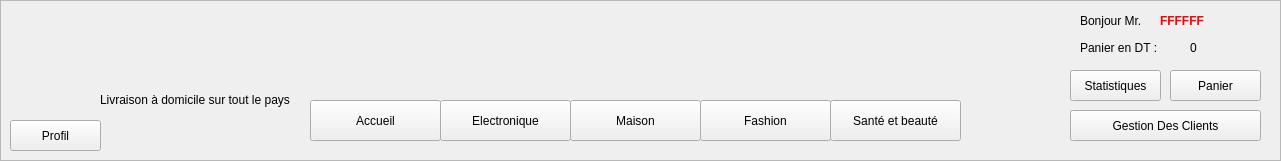
   <widget class="QFrame" name="frame">
    <property name="geometry">
     <rect>
      <x>10</x>
      <y>0</y>
      <width>1281</width>
      <height>161</height>
     </rect>
    </property>
    <property name="frameShape">
     <enum>QFrame::StyledPanel</enum>
    </property>
    <property name="frameShadow">
     <enum>QFrame::Raised</enum>
    </property>
    <widget class="QLabel" name="logopic1">
     <property name="geometry">
      <rect>
       <x>10</x>
       <y>0</y>
       <width>311</width>
       <height>111</height>
      </rect>
     </property>
     <property name="text">
      <string/>
     </property>
    </widget>
    <widget class="QPushButton" name="navbar_Sant">
     <property name="geometry">
      <rect>
       <x>830</x>
       <y>100</y>
       <width>131</width>
       <height>41</height>
      </rect>
     </property>
     <property name="text">
      <string>Santé et beauté</string>
     </property>
    </widget>
    <widget class="QPushButton" name="navbar_Elect">
     <property name="geometry">
      <rect>
       <x>440</x>
       <y>100</y>
       <width>131</width>
       <height>41</height>
      </rect>
     </property>
     <property name="text">
      <string>Electronique</string>
     </property>
    </widget>
    <widget class="QPushButton" name="navbar_Mais">
     <property name="geometry">
      <rect>
       <x>570</x>
       <y>100</y>
       <width>131</width>
       <height>41</height>
      </rect>
     </property>
     <property name="text">
      <string>Maison</string>
     </property>
    </widget>
    <widget class="QLabel" name="navbar_livraison">
     <property name="geometry">
      <rect>
       <x>100</x>
       <y>90</y>
       <width>241</width>
       <height>20</height>
      </rect>
     </property>
     <property name="text">
      <string>Livraison à domicile sur tout le pays</string>
     </property>
    </widget>
    <widget class="QPushButton" name="navbar_Accueil">
     <property name="geometry">
      <rect>
       <x>310</x>
       <y>100</y>
       <width>131</width>
       <height>41</height>
      </rect>
     </property>
     <property name="text">
      <string>Accueil</string>
     </property>
    </widget>
    <widget class="QLabel" name="navbar_card">
     <property name="geometry">
      <rect>
       <x>1000</x>
       <y>10</y>
       <width>71</width>
       <height>51</height>
      </rect>
     </property>
     <property name="text">
      <string/>
     </property>
    </widget>
    <widget class="QPushButton" name="navbar_Fash">
     <property name="geometry">
      <rect>
       <x>700</x>
       <y>100</y>
       <width>131</width>
       <height>41</height>
      </rect>
     </property>
     <property name="text">
      <string>Fashion</string>
     </property>
    </widget>
    <widget class="QLabel" name="label">
     <property name="geometry">
      <rect>
       <x>1080</x>
       <y>10</y>
       <width>81</width>
       <height>21</height>
      </rect>
     </property>
     <property name="text">
      <string>Bonjour Mr.</string>
     </property>
    </widget>
    <widget class="QLabel" name="nom_agent">
     <property name="geometry">
      <rect>
       <x>1160</x>
       <y>10</y>
       <width>81</width>
       <height>21</height>
      </rect>
     </property>
     <property name="styleSheet">
      <string notr="true">#nom_agent {
color : red ; 
font-weight : bold ; 

}</string>
     </property>
     <property name="text">
      <string>FFFFFF</string>
     </property>
    </widget>
    <widget class="QPushButton" name="navbar_Sant_2">
     <property name="geometry">
      <rect>
       <x>10</x>
       <y>120</y>
       <width>91</width>
       <height>31</height>
      </rect>
     </property>
     <property name="text">
      <string>Profil</string>
     </property>
    </widget>
    <widget class="QLabel" name="label_3">
     <property name="geometry">
      <rect>
       <x>1080</x>
       <y>40</y>
       <width>101</width>
       <height>16</height>
      </rect>
     </property>
     <property name="text">
      <string>Panier en DT : </string>
     </property>
    </widget>
    <widget class="QLabel" name="total_panier">
     <property name="geometry">
      <rect>
       <x>1190</x>
       <y>40</y>
       <width>56</width>
       <height>16</height>
      </rect>
     </property>
     <property name="text">
      <string>0</string>
     </property>
    </widget>
    <widget class="QPushButton" name="navbar_Sant_3">
     <property name="geometry">
      <rect>
       <x>1170</x>
       <y>70</y>
       <width>91</width>
       <height>31</height>
      </rect>
     </property>
     <property name="text">
      <string>Panier</string>
     </property>
    </widget>
    <widget class="QLabel" name="label_4">
     <property name="geometry">
      <rect>
       <x>10</x>
       <y>220</y>
       <width>91</width>
       <height>16</height>
      </rect>
     </property>
     <property name="text">
      <string>Prix  en DT : </string>
     </property>
    </widget>
    <widget class="QLabel" name="prix_item1">
     <property name="geometry">
      <rect>
       <x>100</x>
       <y>220</y>
       <width>56</width>
       <height>16</height>
      </rect>
     </property>
     <property name="text">
      <string>100</string>
     </property>
    </widget>
    <widget class="QPushButton" name="item_1">
     <property name="geometry">
      <rect>
       <x>10</x>
       <y>240</y>
       <width>111</width>
       <height>28</height>
      </rect>
     </property>
     <property name="text">
      <string>Ajouter au Pannier</string>
     </property>
    </widget>
    <widget class="QPushButton" name="navbar_Sant_4">
     <property name="geometry">
      <rect>
       <x>1070</x>
       <y>110</y>
       <width>191</width>
       <height>31</height>
      </rect>
     </property>
     <property name="text">
      <string>Gestion Des Clients</string>
     </property>
    </widget>
    <widget class="QPushButton" name="navbar_Sant_5">
     <property name="geometry">
      <rect>
       <x>1070</x>
       <y>70</y>
       <width>91</width>
       <height>31</height>
      </rect>
     </property>
     <property name="text">
      <string>Statistiques</string>
     </property>
    </widget>
   </widget>
